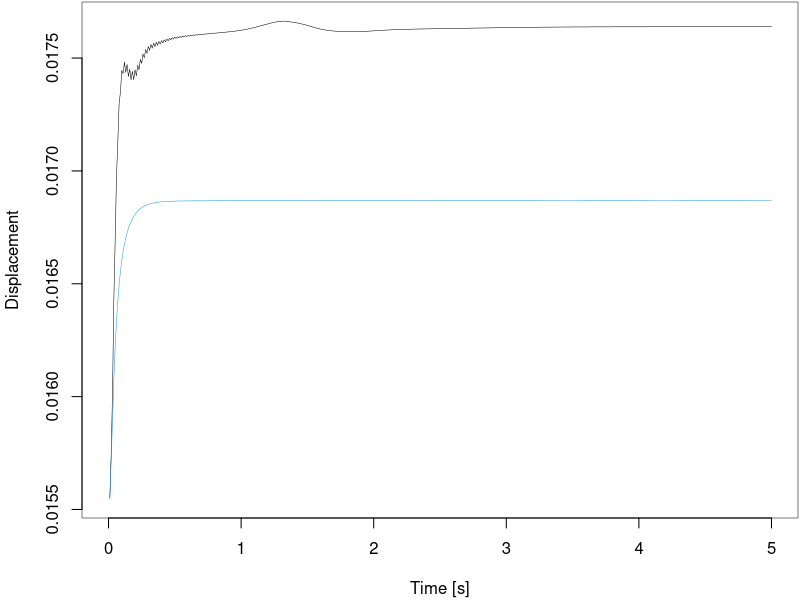

Generate this figure with R:
mt <- read.table("disp-tet.txt")
mc <- read.table("disp-comp.txt")

pdf("displacement.pdf", width=3, height=1.5, pointsize=8); # sizes in inches
p <- par(lwd=0.5, mar=c(4,4,0,0)+0.1);

i <- 1:500 # 5 seconds
plot(c(0,5), range(mt[,3], mc[,3]), type="n", xlab="Time [s]", ylab="Displacement")
lines(mt[i,1], mt[i,3], col=1)
lines(mc[i,1], mc[i,3], col=4)

dev.off()
par(p)
